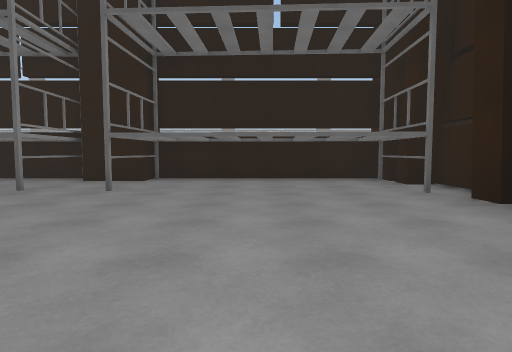
[1] (above)

20 first-person views from a walk through a Unity game level. The camera is 1.2 m above the floor, tilts 4° down and sees 75° across. The floor is counted in squares, 2 m on a side. Each view is taken from the middle of a square. On the plan, view 1 faces up. The plan holds only what a view shows up to about 10 squares ahead; the rest is blank. The place goes on beyond the plan. The player is left out. Some animated figures are not drawn. Surface patterns are stand-ins for the level's own textures.

[2]
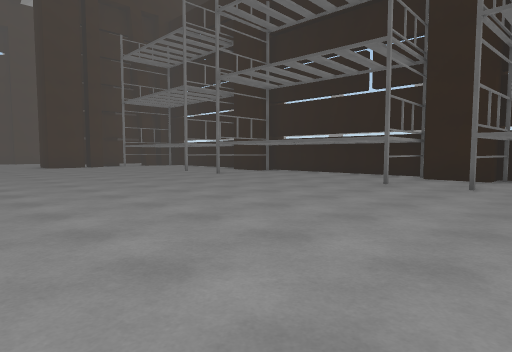

[3]
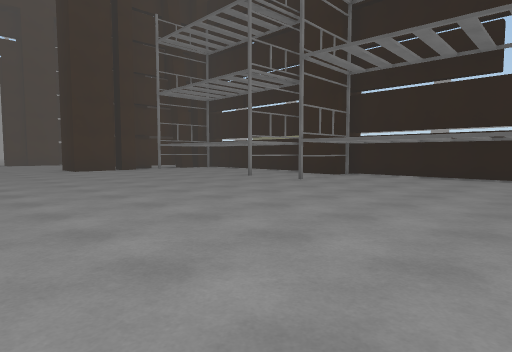

[4]
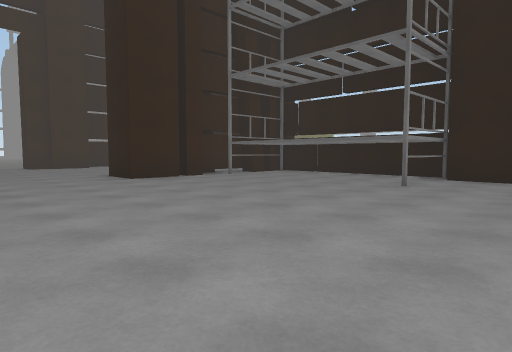

[5]
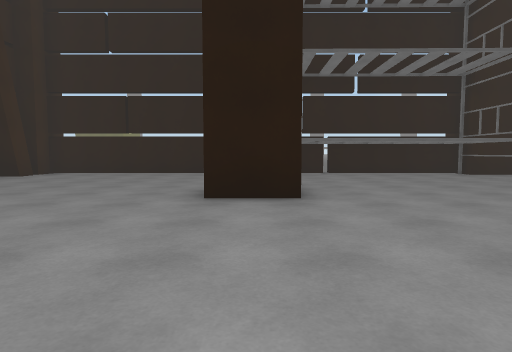

[6]
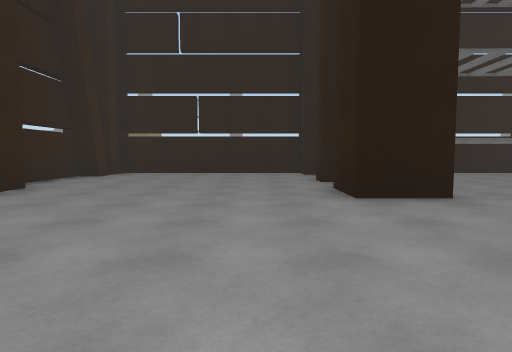

[7]
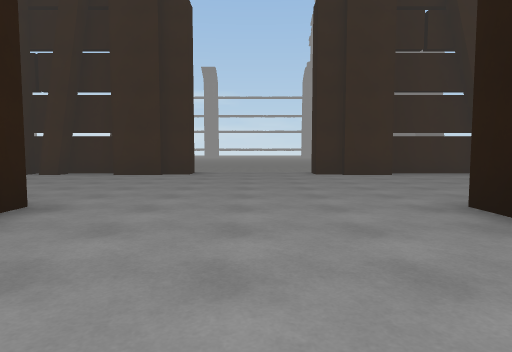

[8]
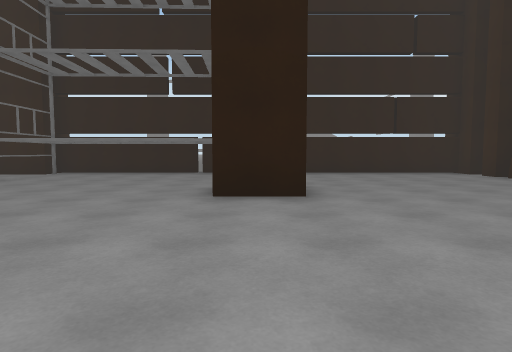

[9]
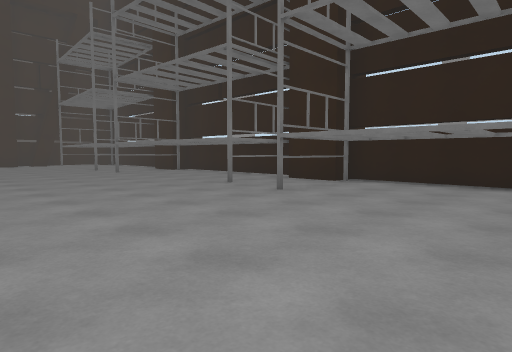

[10]
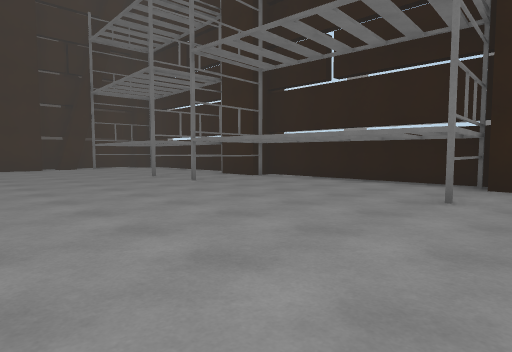

[11]
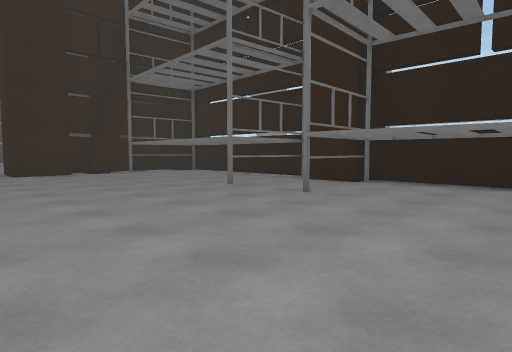

[12]
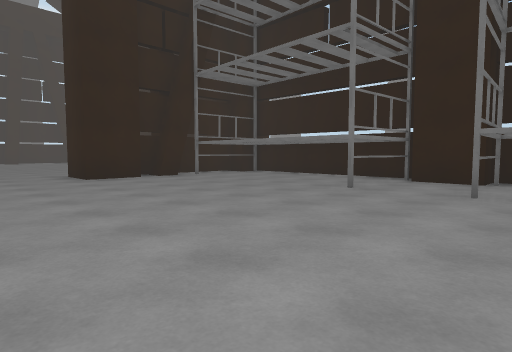

[13]
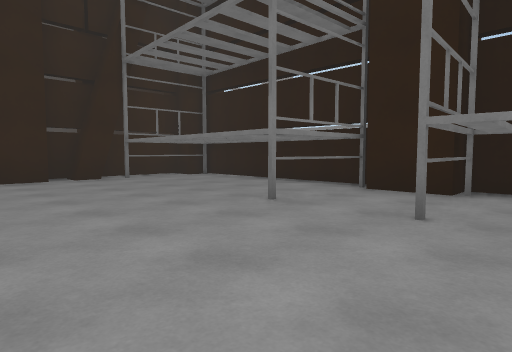

[14]
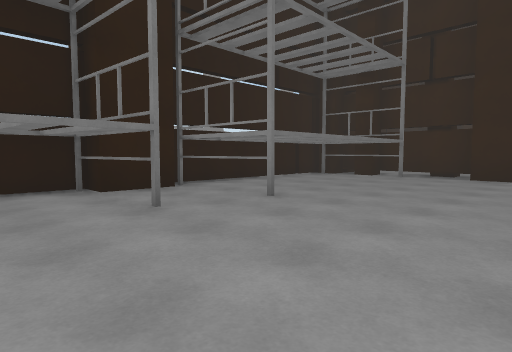

[15]
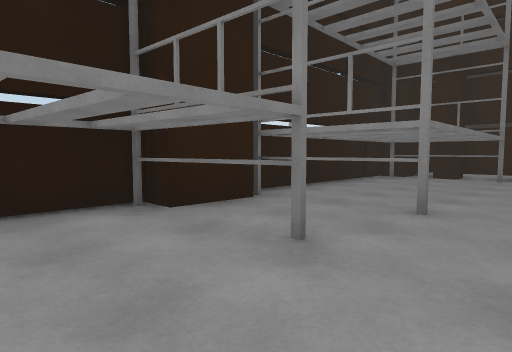

[16]
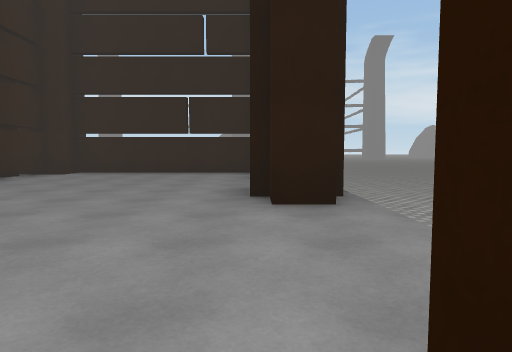

[17]
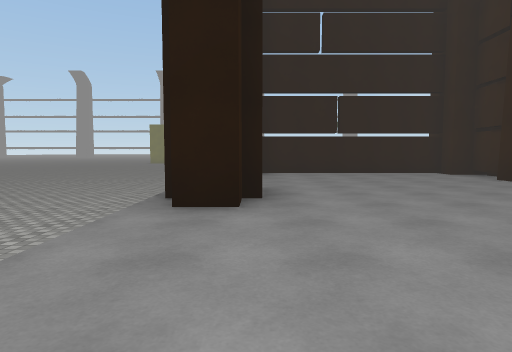

[18]
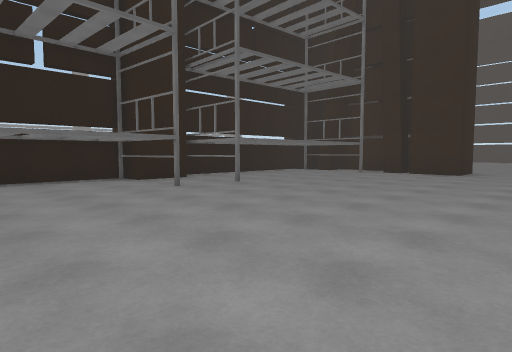

[19]
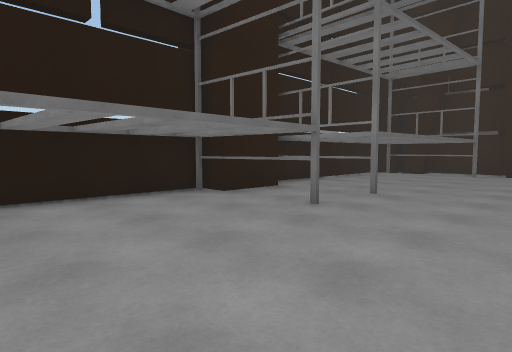

[20]
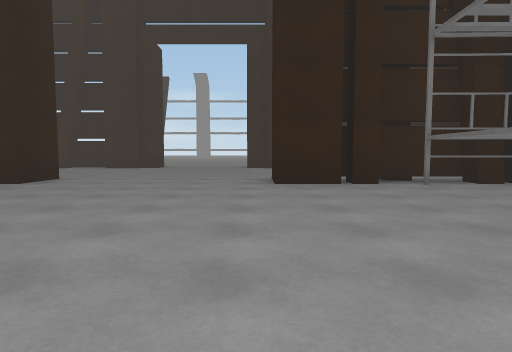

### Floor plan
Key: @ floor where view 1 was taken; # wall or solid block; . floor; v drop or lower ground.
Columns run from 24 left of view 1 to 3 right of it. Each row starts with its distance up from view 1.
  8   ##########################
  7  ##.....################   #
  6 v#......######..#####.###
  5 v#......#..###..##.....#####
  4 v#......#..................#
  3 v##.....#..................#
  2 v#..........................
  1 v...........................
  0  .......................@
 -1  ...........................
 -2 v#..........................
 -3 v##.....#..................#
 -4 v#......#..................#
 -5 v#......#..................#
 -6 v##.....######..#####.######
 -7 v #.....######..#####.##
 -8   ##########################

Where each view was taken, in squares from view 1:
view 1: 0 up, 0 right, facing up
view 2: 1 down, 1 left, facing up-left
view 3: 1 down, 4 left, facing up-left
view 4: 1 down, 8 left, facing up-left
view 5: 2 down, 16 left, facing up
view 6: 2 down, 18 left, facing up
view 7: 0 up, 13 left, facing left
view 8: 2 up, 16 left, facing down
view 9: 1 down, 14 left, facing down-right
view 10: 1 down, 10 left, facing down-right
view 11: 1 down, 7 left, facing down-right
view 12: 0 up, 5 left, facing down-right
view 13: 2 down, 5 left, facing down-right
view 14: 2 down, 7 left, facing down-left
view 15: 4 down, 7 left, facing down-left
view 16: 2 up, 22 left, facing down
view 17: 2 down, 22 left, facing up
view 18: 0 up, 7 left, facing up-right
view 19: 3 up, 7 left, facing up-right
view 20: 2 up, 9 left, facing left
